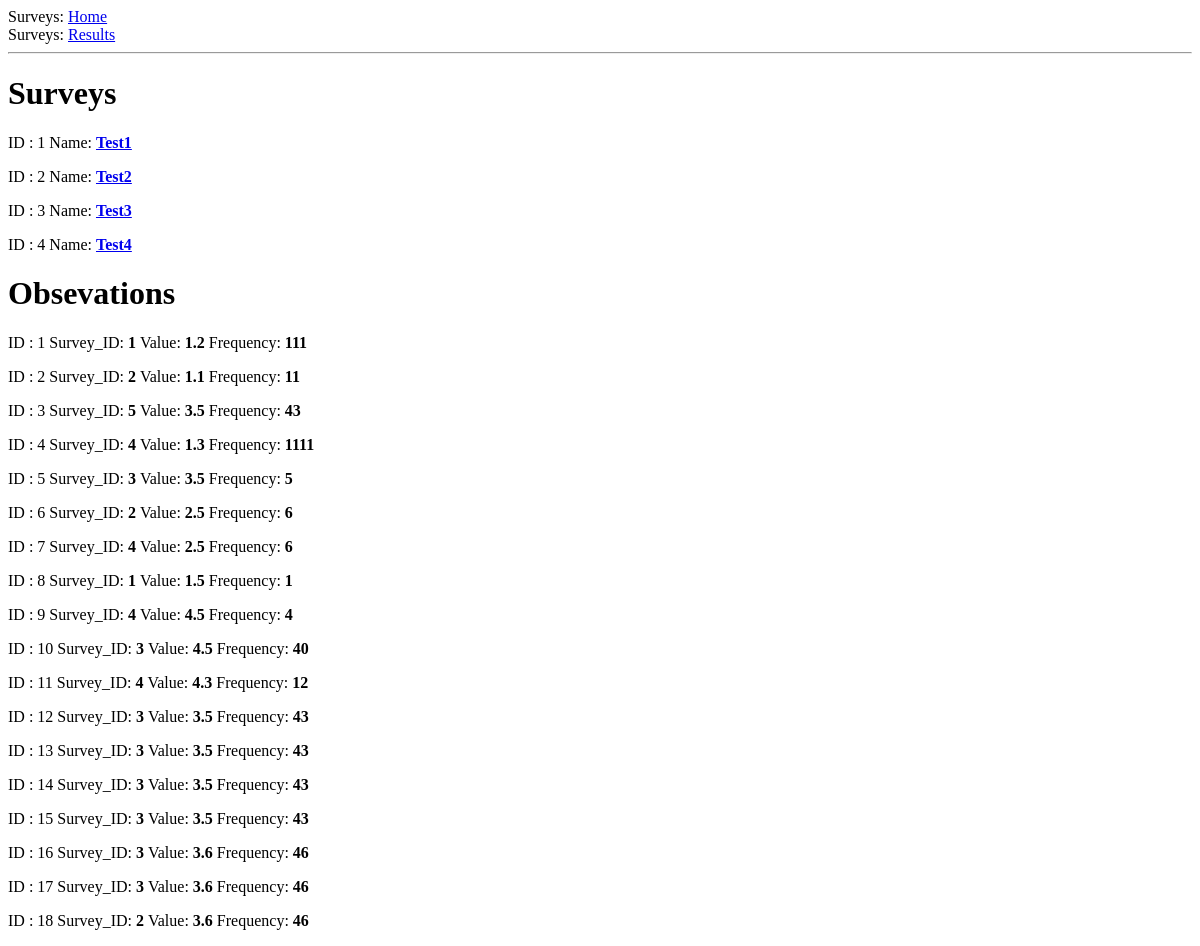
The app's page /index, older data.
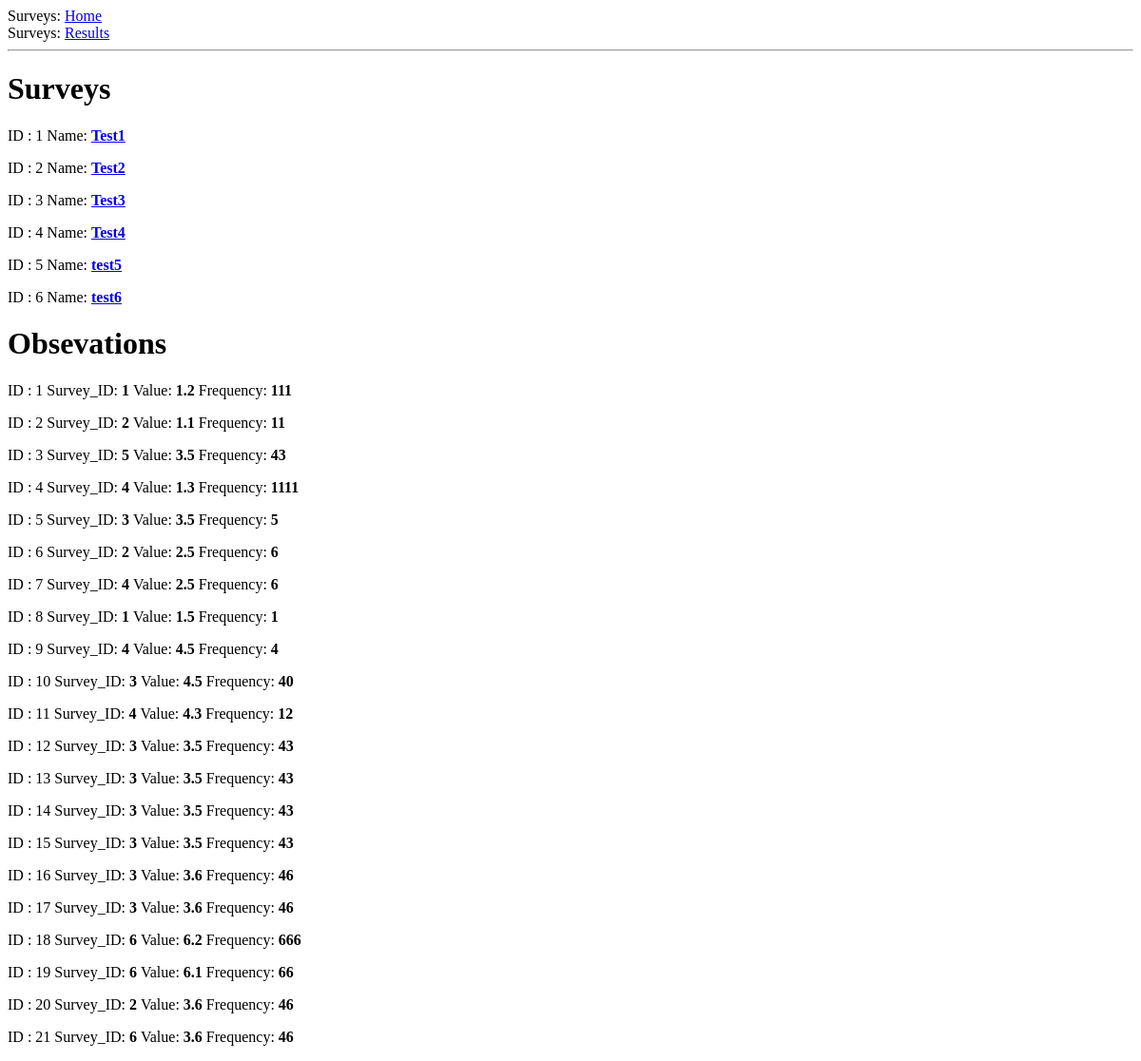
The same page, newer data.
### app/models.py (models this page shows, shortened)
class Survey(db.Model, FlaskSerializeMixin):
    id = db.Column(db.Integer, primary_key=True, autoincrement=True)
    name = db.Column(db.String(64), index=True)
    observations = db.relationship('Observation', backref='author', lazy='dynamic')
    create_fields = update_fields = ['name']

class Observation(db.Model, FlaskSerializeMixin):
    id = db.Column(db.Integer, primary_key=True, autoincrement=True)
    survey_id = db.Column(db.Integer, db.ForeignKey('survey.id'))
    value = db.Column(db.Float)
    frequency = db.Column(db.Integer)
    create_fields = update_fields = ['survey_id', 'value', 'frequency']

### app/routes.py (the view)
@app.route('/')
@app.route('/index', methods=['GET'])
def index():
    surveys = Survey.query.all()
    observations = Observation.query.all()
    return render_template('index.html', title='Surveys', surveys=surveys, observations=observations)

### app/templates/index.html
{% extends "base.html" %}
{% block content %}
    <body>
        <h1>Surveys</h1>
        {% for survey in surveys %}
        <div>
            <p>
                ID : {{ survey.id }}
                Name: <b> <a href='/result/{{ survey.id }}' > {{ survey.name }}</a> </b>
            </p>
        </div>
        {% endfor %}
        <h1>Obsevations</h1>
            {% for observation in observations %}
            <div>
                <p>
                    ID : {{ observation.id }}
                    Survey_ID: <b>  {{ observation.survey_id }} </b>
                    Value: <b>  {{ observation.value }} </b>
                    Frequency: <b>  {{ observation.frequency }} </b>
                </p>
            </div>
            {% endfor %}
    </body>
{% endblock %}

Row changes from the older to the newer data that the page shows:
added Survey: id "5", name "test5"
added Survey: id "6", name "test6"
changed Observation id 18: survey_id "2" → "6"; value "3.6" → "6.2"; frequency "46" → "666"
added Observation: id "19", survey_id "6", value "6.1", frequency "66"
added Observation: id "20", survey_id "2", value "3.6", frequency "46"
added Observation: id "21", survey_id "6", value "3.6", frequency "46"
